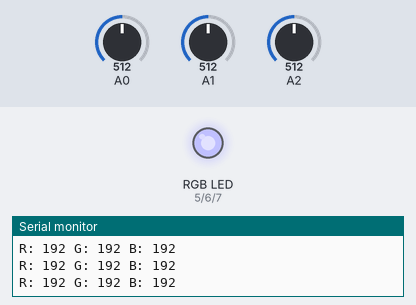
Bench run of a sketch on a simulated Arduino Uno, built with avr-gcc and run on an emulated ATmega328P. On the bench: an RGB LED mixed from three pins (HIGH = lit), the last lines printed to the serial monitor. Inputs (shaded band) come from the test bench; at power-on: A0 = 512, A2 = 512, A1 = 512. Dim RGB values are drawn brighter than linear.

Above: at 1.2 s.
1.3 s: A0 set to 122
At 2.2 s:
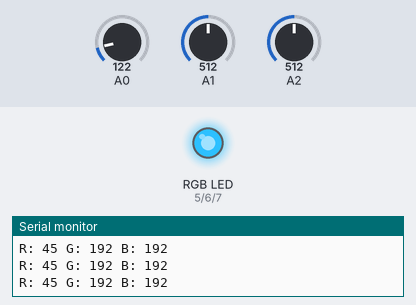
2.8 s: A2 set to 690
At 3.8 s:
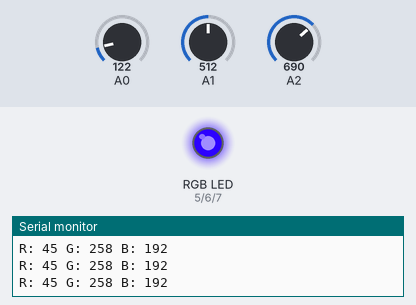
4.3 s: A1 set to 358
5.8 s: A1 set to 331
At 6.5 s:
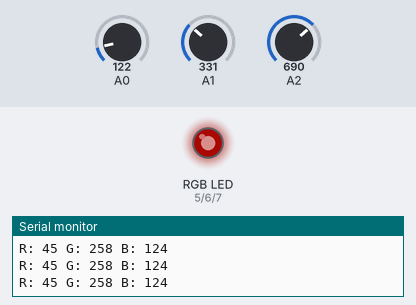
7.3 s: A2 set to 670
At 8.2 s:
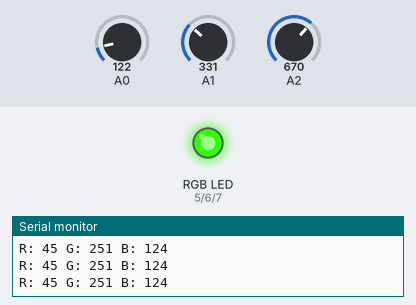
8.8 s: A0 set to 0
At 9.2 s:
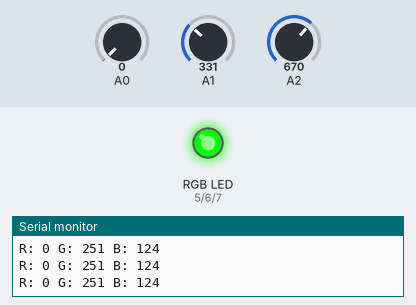
Timing chart, 0 to 11.3 s (numbered marks = the images above; inputs shaded):
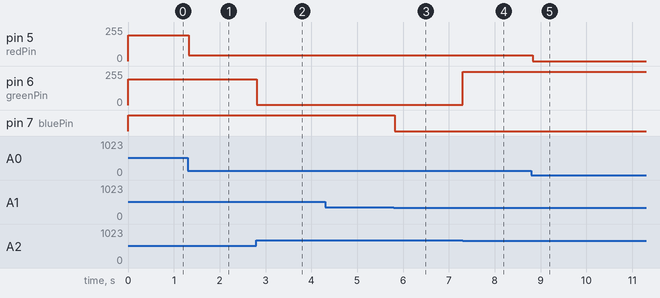

Measured:
- the behaviour switches between 342 and 341 on A1 (found by bisection; images 2 and 3)
- after the input at 1.3 s, pin 5 (redPin): 192/255 → 45/255 at once
- after the input at 2.8 s, pin 6 (greenPin): 192/255 → 2/255 at once
- after the input at 5.8 s, pin 7 (bluePin): HIGH → LOW at once
- after the input at 7.3 s, pin 6 (greenPin): 2/255 → 251/255 at once
- after the input at 8.8 s, pin 5 (redPin): 45/255 → 0/255 at once

The sketch:

_2rgb_light_3.ino
```cpp
//A project in which potentiometers are used to control the values of an RGB LED.

int redPin = 5;
int greenPin = 6;
int bluePin = 7;
int maxValue = 680;

void setup() {
  // put your setup code here, to run once:
  Serial.begin(9600);
  pinMode(redPin, OUTPUT);
  pinMode(greenPin, OUTPUT);
  pinMode(bluePin, OUTPUT);
}

void loop() {
  // put your main code here, to run repeatedly:
  int sensorValue_red = analogRead(A0);
  int sensorValue_blue = analogRead(A1);
  int sensorValue_green = analogRead(A2);

  //Values for setColor
  sensorValue_red = map(sensorValue_red, 0, maxValue, 0, 255);
  sensorValue_blue = map(sensorValue_blue, 0, maxValue, 0, 255);
  sensorValue_green = map(sensorValue_green, 0, maxValue, 0, 255);
  setColor(sensorValue_red, sensorValue_green, sensorValue_blue);

  Serial.print("R: ");
  Serial.print(sensorValue_red);
  Serial.print(" G: ");
  Serial.print(sensorValue_green);
  Serial.print(" B: ");
  Serial.println(sensorValue_blue);
  delay(50);
}

void setColor(int redValue, int greenValue, int blueValue) {
  analogWrite(redPin, redValue);
  analogWrite(greenPin, greenValue);
  analogWrite(bluePin, blueValue);
}
```
